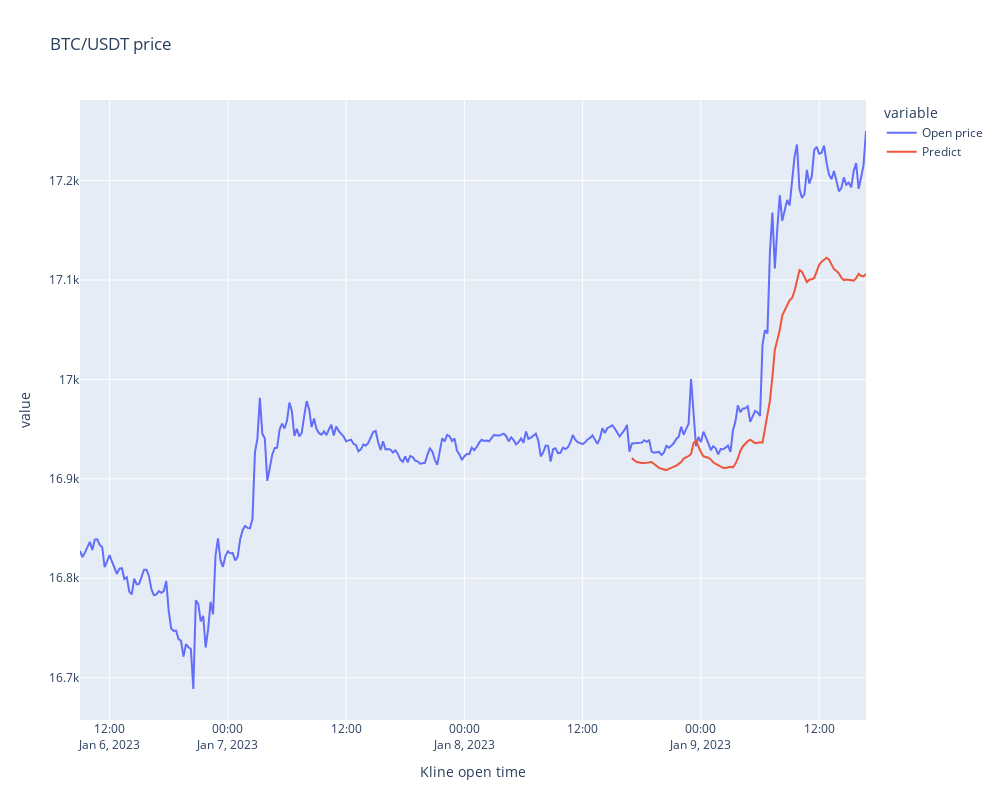

Notebook cell for this chart:
### Markdown cell above
### 📌 Visualize the prediction

### Code cell
visualize_prediction(predictions)

### Figure 1 — Plotly figure (JSON) as saved in the notebook; plotly's stock layout.template omitted (floating-point values rounded to 4 significant figures; data arrays with more than 128 entries replaced by an {"elided": "..."} marker saying what was removed)
{"data": [{"hovertemplate": "variable=Open price<br>Kline open time=%{x}<br>value=%{y}<extra></extra>", "legendgroup": "Open price", "line": {"color": "#636efa", "dash": "solid"}, "marker": {"symbol": "circle"}, "mode": "lines", "name": "Open price", "orientation": "v", "showlegend": true, "type": "scatter", "x": {"elided": "320 str values"}, "xaxis": "x", "y": {"elided": "320 float values"}, "yaxis": "y"}, {"hovertemplate": "variable=Predict<br>Kline open time=%{x}<br>value=%{y}<extra></extra>", "legendgroup": "Predict", "line": {"color": "#EF553B", "dash": "solid"}, "marker": {"symbol": "circle"}, "mode": "lines", "name": "Predict", "orientation": "v", "showlegend": true, "type": "scatter", "x": {"elided": "320 str values"}, "xaxis": "x", "y": {"elided": "320 float values"}, "yaxis": "y"}], "layout": {"height": 800, "legend": {"title": {"text": "variable"}, "tracegroupgap": 0}, "title": {"text": "BTC/USDT price"}, "width": 1000, "xaxis": {"anchor": "y", "domain": [0, 1], "title": {"text": "Kline open time"}}, "yaxis": {"anchor": "x", "domain": [0, 1], "title": {"text": "value"}}}}
